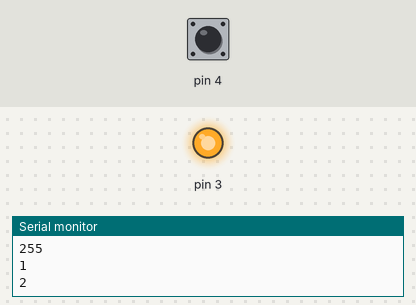
Simulated run of this sketch. Board: Arduino Uno, built with avr-gcc and run on an emulated ATmega328P. On the bench: output pins drawn as LEDs (lit = HIGH), the last lines printed to the serial monitor. Inputs (shaded band) come from the test bench; at power-on: pin 4 HIGH.

Above: at 1.2 s.
1.3 s: pin 4 pulled LOW for 0.15 s
4.4 s: pin 4 pulled LOW for 1 s
At 4.9 s:
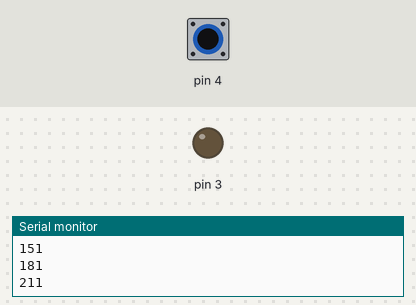
8.4 s: pin 4 pulled LOW for 0.15 s
11.5 s: pin 4 pulled LOW for 0.15 s
14.6 s: pin 4 pulled LOW for 1 s
At 18.54 s:
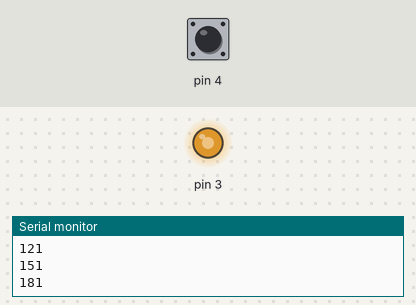
18.6 s: pin 4 pulled LOW for 3.2 s
Timing chart, 0 to 24.3 s (numbered marks = the images above; inputs shaded):
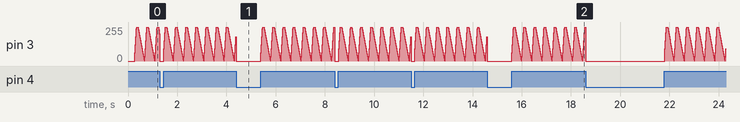

The sketch:

buzzer.ino
```cpp
volatile uint32_t cnt1 = 0;
uint16_t freq_multiplex;

typedef struct buzzer_s {
  uint8_t stage = 0;
  int16_t cnt = 1;
  boolean tick = 0;
} buzzer_t;

volatile buzzer_t buzzer_vars;

void setup() {
  Serial.begin(9600);
  freq_multiplex = 2000;

  TCCR1A |= (1 << WGM10) | (1 << WGM11);
  TCCR1B = (1 << CS11) | (1 << CS10) | (1 << WGM12) | (1 << WGM13); // Normal port operation, 64 prescaller, Fast PWM OCRA
  OCR1A = 16000000 / 64 / freq_multiplex;
  TIMSK1 = (1 << TOIE1);

  DDRD |= (1 << PD3);

  DDRD &= ~(1<<PD4);
  PORTD |= (1<<PD4);

  TCCR2B = (TCCR2B & 0b11111000) | 0b00000010; // set prescaller clk/8 (3.92 kHz)

}

void loop() {
  if((PIND & (1<<PD4)) > 0){
    TCCR2A = ( TCCR2A & 0b11001111 ) | 0b00100000; //enable PWM for PD3
    buzzer();
  }
  else{
    buzzer_vars.cnt = 1;
    buzzer_vars.stage = 0;
    TCCR2A = TCCR2A & 0b11001111; //disable PWM for PD3
  }


}

void buzzer() {
  if (buzzer_vars.tick == 1) {
    if (buzzer_vars.stage == 0) {
      if (buzzer_vars.cnt < 255) {
        buzzer_vars.cnt += 30;
        if(buzzer_vars.cnt > 255){
          buzzer_vars.cnt = 255;
        }
        OCR2B = buzzer_vars.cnt;
      }
      else {
        buzzer_vars.stage = 1;
        buzzer_vars.cnt = 0;
      }
    }

    if(buzzer_vars.stage == 1){
      if(buzzer_vars.cnt < 5){
        buzzer_vars.cnt++;
      }
      else{
        buzzer_vars.stage = 2;
        buzzer_vars.cnt = 255;
      }
    }
    if(buzzer_vars.stage == 2){
      if(buzzer_vars.cnt > 1 && buzzer_vars.cnt <= 255){
        buzzer_vars.cnt -= 10;
        if( buzzer_vars.cnt < 1  ){
          buzzer_vars.cnt = 1;
        }
        OCR2B = buzzer_vars.cnt;
      }
      else {
        buzzer_vars.stage = 0;
        buzzer_vars.cnt = 1;
      }
    }

    Serial.println(buzzer_vars.cnt);
    buzzer_vars.tick = 0;
  }
}

ISR(TIMER1_OVF_vect) {
  static uint32_t cnt = 0;

  cnt1++;

  //change buzzer duty cycle every 10ms
  if (cnt1 % (freq_multiplex / 100) == 0) {
    buzzer_vars.tick = 1;
  }

}
```
